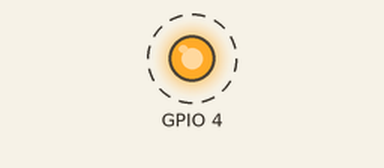
A sketch run on a simulated ESP32. Shown: output pins drawn as LEDs (lit = HIGH). Dashed ring = blinking. What the sketch prints to the serial monitor is not drawn.

Above: at 5.15 s.
Timing chart, 0 to 8.0 s (numbered marks = the images above):
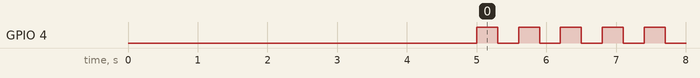

The sketch:

DS08_Build_In_Flash_Blink.ino
```cpp
/*
   Bluid-In Flash Blink
   modified for esp32 on January 2020
   modified by Digital Siam
*/

void setup() {
 Serial.begin(115200);
 pinMode(4, OUTPUT);
 delay(5000);
 Serial.println("program DS08");
 Serial.println("Bluid-In Flash Blink");
 Serial.println("modified for esp32");
 Serial.println("modified by Digital Siam");
}

void loop() {
  digitalWrite(4,HIGH);
  delay(300);
  digitalWrite(4,LOW);
  delay(300);
}
```

Measured:
- by itself, GPIO 4: alternates HIGH for 0.30 s and LOW for 0.30 s
